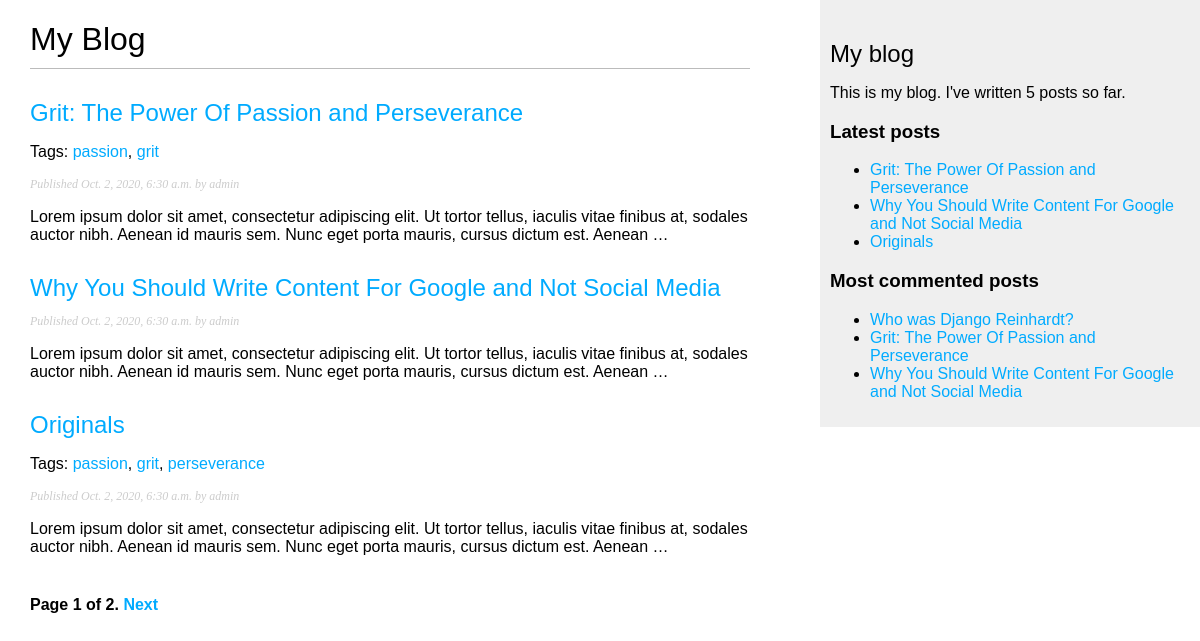
The page /blog/ on the database as committed earlier.
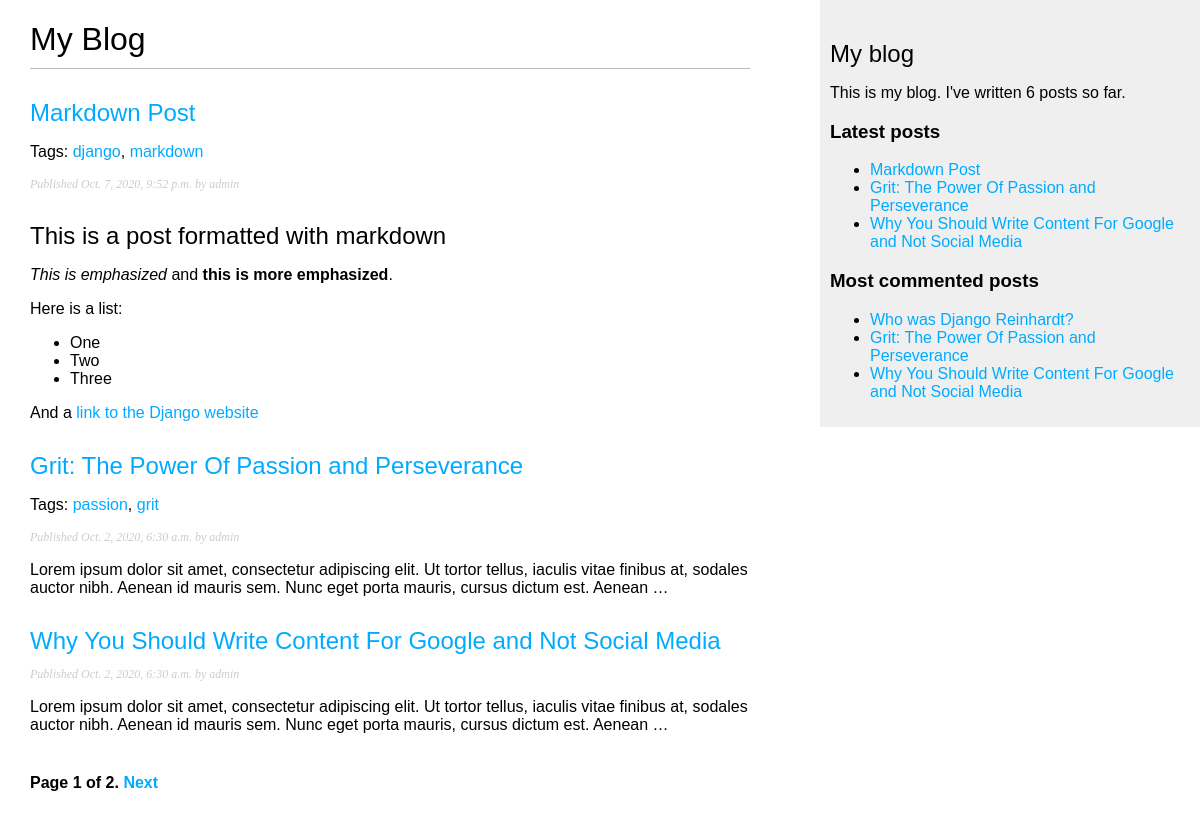
The same page on the database as committed later.
### blog/models.py (models this page shows, shortened)
class Post(models.Model):
  STATUS_CHOICES = (
    ('draft', 'Draft'),
    ('published', 'Published'),
  )
  title = models.CharField(max_length=250)
  slug = models.SlugField(max_length=250, unique_for_date='publish')
  author = models.ForeignKey(User, on_delete=models.CASCADE, related_name='blog_posts')
  body = models.TextField()
  publish = models.DateTimeField(default=timezone.now)
  created = models.DateTimeField(auto_now_add=True)
  updated = models.DateTimeField(auto_now=True)
  status = models.CharField(max_length=10, choices=STATUS_CHOICES, default='draft')
  class Meta:
    ordering = ('-publish',)
  objects = models.Manager()
  published = PublishedManager()
  def get_absolute_url(self):
    return reverse('blog:post_detail', args=[self.publish.year, self.publish.month, self.publish.day, self.slug])
  tags = TaggableManager()

### blog/views.py (the view)
# urls.py: path('', views.post_list, name='post_list'),
def post_list(request, tag_slug=None):
  object_list = Post.published.all()
  tag = None
  if tag_slug:
    tag = get_object_or_404(Tag, slug=tag_slug)
    object_list = object_list.filter(tags__in=[tag])
  paginator = Paginator(object_list, 3)   # 3 posts in each page
  page = request.GET.get('page')
  try:
    posts = paginator.page(page)
  except PageNotAnInteger:
    posts = paginator.page(1)
  except EmptyPage:
    posts = paginator.page(paginator.num_pages)
  return render(request, 'blog/post/list.html', {'page': page,
                                                'posts': posts,
                                                'tag': tag})

### blog/models.py (called while the page is built)
  def get_queryset(self):
    return super(PublishedManager, self).get_queryset().filter(status='published')

### blog/templatetags/blog_tags.py (called while the page is built)
@register.simple_tag
def total_posts():
  return Post.published.count()

@register.inclusion_tag('blog/post/latest_posts.html')
def show_latest_posts(count=5):
  latest_posts = Post.published.order_by('-publish')[:count]
  return {'latest_posts': latest_posts}

@register.simple_tag
def get_most_commented_posts(count=5):
  return Post.published.annotate(total_comments=Count('comments')).order_by('-total_comments')[:count]

@register.filter(name='markdown')
def markdown_format(text):
  return mark_safe(markdown.markdown(text))

### blog/templates/blog/post/list.html (shortened to what this page needs)
{% extends "blog/base.html" %}
{% load blog_tags %}
{% block content %}
  <h1>My Blog</h1>
  {% for post in posts %}
    <h2>
      <a href="{{ post.get_absolute_url }}">{{ post.title }}</a>
    </h2>
    {% if post.tags.count > 0 %}
    <p class="tags">
      Tags:
      {% for tag in post.tags.all %}
        <a href="{% url 'blog:post_list_by_tag' tag.slug %}">{{ tag.name }}</a>{% if not forloop.last %}, {% endif %}
      {% endfor %}
    </p>
    {% endif %}
    <p class="date">Published {{ post.publish }} by {{ post.author }}</p>
    {{ post.body|markdown|truncatewords_html:30 }}
  {% endfor %}
  {% include "pagination.html" with page=posts %}
{% endblock %}

### blog/templates/blog/base.html (shortened to what this page needs)
{% load blog_tags %}
{% load static %}
<!DOCTYPE html>
<html lang="en">
<head>
  <link rel="stylesheet" href="{% static 'css/blog.css' %}">
</head>
<body>
  <div id="content">
    {% block content %}
    {% endblock %}
  </div>
  <div id="sidebar">
    <h2>My blog</h2>
    <p>This is my blog. I've written {% total_posts %} posts so far.</p>
    <h3>Latest posts</h3>
    {% show_latest_posts 3 %}
    <h3>Most commented posts</h3>
    {% get_most_commented_posts 3 as most_commented_posts %}
    <ul>
      {% for post in most_commented_posts %}
        <li>
          <a href="{{ post.get_absolute_url }}">{{ post.title }}</a>
        </li>
      {% endfor %}
    </ul>
  </div>
</body>
</html>

### blog/templates/blog/post/latest_posts.html
<ul>
  {% for post in latest_posts %}
    <li>
      <a href="{{ post.get_absolute_url }}">{{ post.title }}</a>
    </li>
  {% endfor %}
</ul>

Rows that differ between the two databases and show on the page:
no longer on this page (row unchanged): Post: title "Originals", publish "Oct. 2, 2020, 6:30 a.m.", author "admin", body "Lorem ipsum dolor sit amet, consectetur adipiscing elit. Ut tortor tellus, iaculis vitae finibus at, sodales auctor nibh. Aenean id mauris sem. Nunc eget porta mauris, cursus dictum est. Aenean …", Tag (name "passion"), Tag (name "grit")
no longer on this page (row unchanged): Tag: name "perseverance", shown under "Originals"
added Post: title "Markdown Post", publish "Oct. 7, 2020, 9:52 p.m.", author "admin", body "This is a post formatted with markdown This is emphasized and this is more emphasized . Here is a list: One Two Three And a link to the Django website"
added Tag: name "django", shown under "Markdown Post"
added Tag: name "markdown", shown under "Markdown Post"
Other text that changed with them:
text no longer shown: "5"
text now shown: "6"
